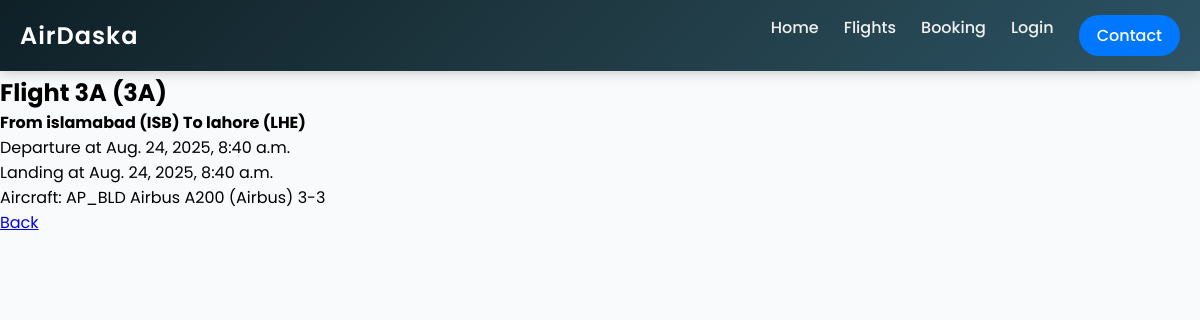
/flights/3/, run on the app's committed database.
### flights/models.py (models this page shows, shortened)
class Flight(models.Model):
    flightId = models.IntegerField()
    flightNo = models.CharField(max_length=8)
    origin = models.ForeignKey(Airport, on_delete=models.CASCADE, related_name='departure')
    destination = models.ForeignKey(Airport, on_delete=models.CASCADE, related_name='arrival')
    departureTime = models.DateTimeField()
    arrivalTime = models.DateTimeField()
    aircraft = models.ForeignKey(Aircraft, on_delete=models.CASCADE)

class Airport(models.Model):
    city = models.CharField(max_length=32)
    code = models.CharField(max_length=3)
    def __str__(self):
        return f"{self.city} ({self.code})"

class Aircraft(models.Model):
    tailNo = models.CharField(max_length=10)
    modelName = models.CharField(max_length= 32)
    manufacturer = models.CharField(max_length=32)
    seatCapacity = models.IntegerField()
    seatLayout = models.CharField(max_length=7)
    def __str__(self):
        return f"{self.tailNo} {self.modelName} ({self.manufacturer}) {self.seatLayout}"

### flights/views.py (the view)
# urls.py: path('<int:flightID>/',views.flight,name='flight'),
def flight(request, flightID):
    if request.GET.get('flight-id'):
        flightID = request.GET.get('flight-id')
    if (not Flight.objects.filter(flightId = flightID)):
        return HttpResponse("Not a Flight!")
    flightInstance = Flight.objects.get(flightId=flightID)
    return render(request, 'flights/flight.html',{
        "flightInstance":flightInstance
    })

### flights/templates/flights/flight.html
{% extends "core/layout.html" %}
{% block content %}
    <h2>Flight {{flightInstance.flightNo}} ({{flightInstance.flightNo}})</h2>
    <h4>From {{flightInstance.origin}} To {{flightInstance.destination}}</h3>
    <div>Departure at {{flightInstance.departureTime}}</div>
    <div>Landing at {{flightInstance.arrivalTime}}</div>
    <div>Aircraft: {{flightInstance.aircraft}}</div>
    <a href="{%url 'flights'%}">Back</a>
{% endblock %}

### core/static/core/css/style.css (style rules this page uses)
* { margin: 0; padding: 0; box-sizing: border-box; font-family: "Poppins", sans-serif; }
body { background: #f9fafc; }

### data on the page
Flight: flightNo "3A", origin "islamabad (ISB)", destination "lahore (LHE)", departureTime "Aug. 24, 2025, 8:40 a.m.", arrivalTime "Aug. 24, 2025, 8:40 a.m.", aircraft "AP_BLD Airbus A200 (Airbus) 3-3"
